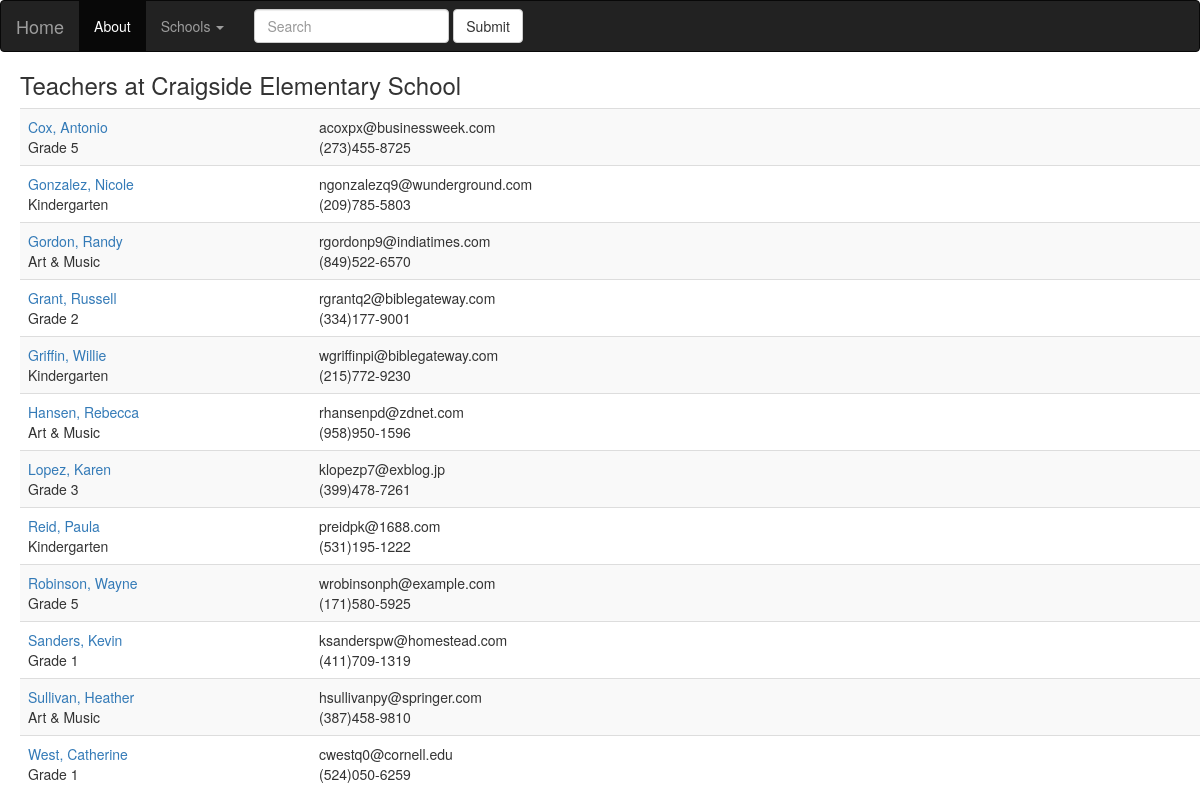
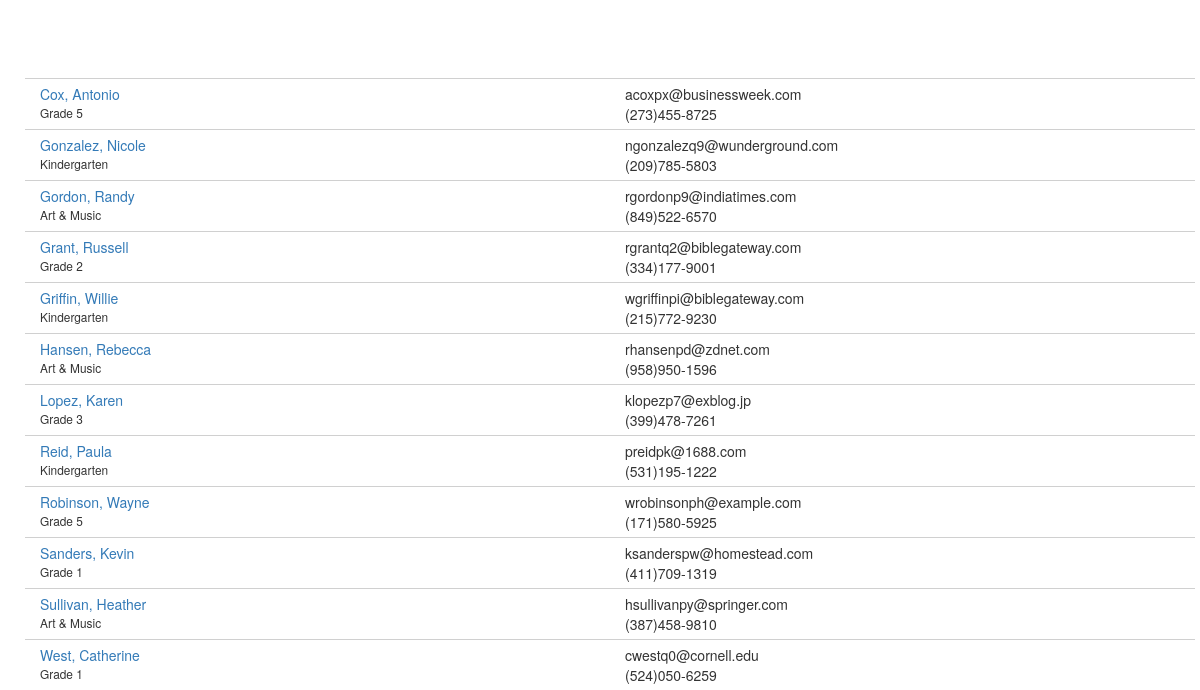
The app's page /districts/1/schools/1/teachers, older data (2 pictures, top to bottom).
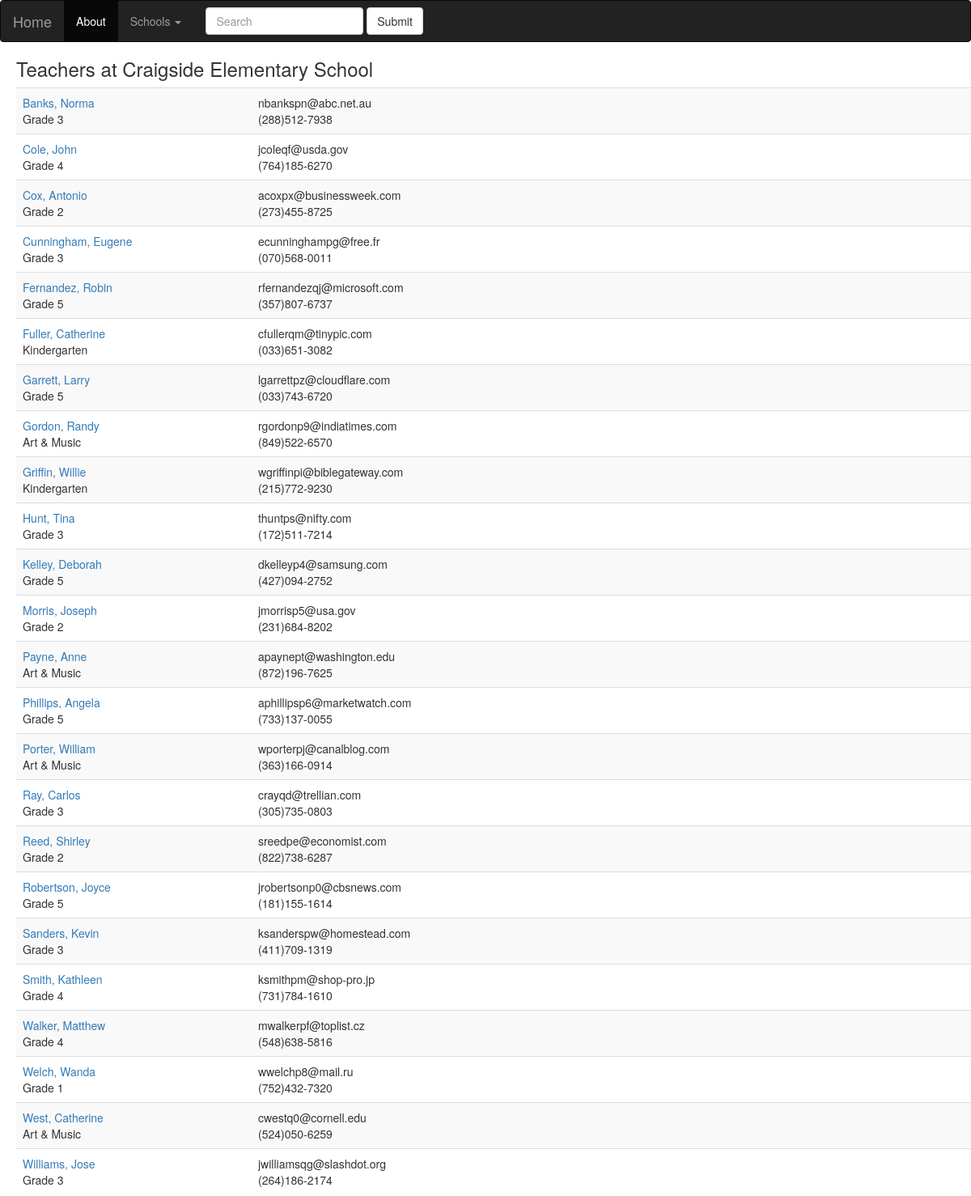
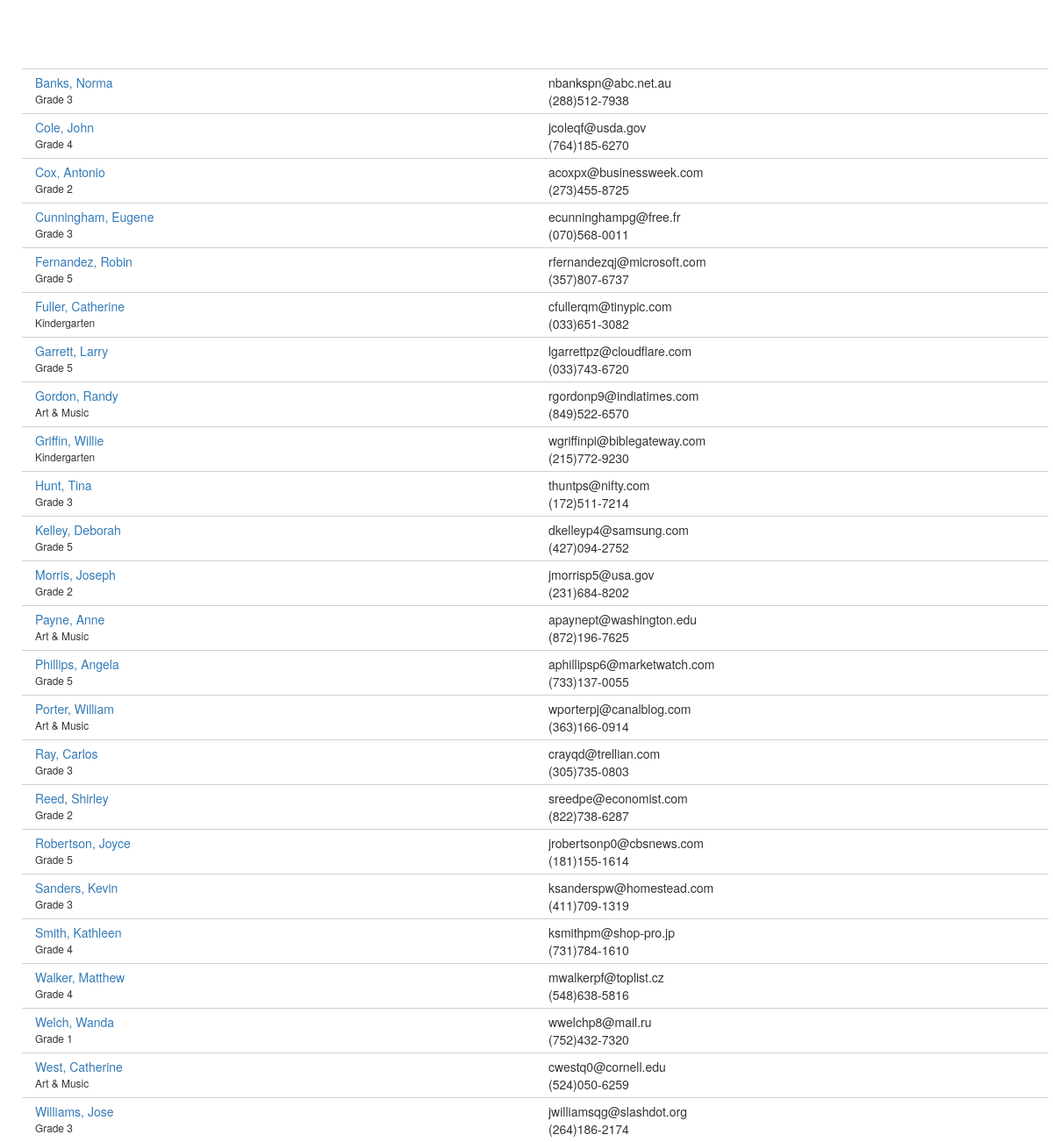
The same page, newer data (2 pictures, top to bottom).
### database_setup.py (models this page shows, shortened)
class Teacher(Base):
    __tablename__ = 'teacher'
    id = Column(Integer, primary_key=True)
    first_name = Column(String(40), nullable=False)
    last_name = Column(String(40), nullable=False)
    department = Column(String(50))
    address = Column(String(50))
    city = Column(String(50))
    state = Column(String(50))
    zip = Column(String(50))
    phone = Column(String(50))
    email = Column(String(50))
    school_id = Column(Integer, ForeignKey('school.id'))
    school = relationship('School')

### schools.py (the view)
@app.route('/districts/<int:district_id>/schools/<int:school_id>/teachers')
def showAllTeachers(district_id, school_id):
    school = session.query(School).filter_by(id=school_id).one()
    teachers = session.query(Teacher).filter_by(school_id=school_id).all()
    return render_template('teachers.html', district_id=district_id, school=school, teachers=teachers)

### templates/teachers.html (shortened to what this page needs)
{% extends "base.html" %}
{% block content %}
<h3>Teachers at {{school.name}}</h3>
<table class="table table-striped">
{% for teacher in teachers %}
<tr>
	<td>
		<table style="width:50%">
			<tr>
				<td style="width:50%"><a href='{{url_for('showTeacher', district_id=district_id, school_id=school.id, teacher_id=teacher.id)}}'>{{teacher.last_name}}, {{teacher.first_name}}</a></td>
				<td style="width:50%; margin-left:50px;">{{teacher.email}}</td>
			</tr>
			<tr>
				<td style="width:50%">{{teacher.department}}</td>
				<td style="width:50%; margin-left:50px;">{{teacher.phone}}</td>
			</tr>
		</table>
	</td>
</tr>
{% endfor %}
</table>
<p>&nbsp;</p>
<p>&nbsp;</p>
{% for teacher in teachers %}
<div class="container">
    <div class="row" style="border-top: 1px solid #d0d0d0; padding-top: 5px;">
        <div class="col-sm-6"><a href='{{url_for('showTeacher', district_id=district_id, school_id=school.id, teacher_id=teacher.id)}}'>{{teacher.last_name}}, {{teacher.first_name}}</a></div>
        <div class="col-sm-6">{{teacher.email}}</div>
    </div>
    <div class="row" style="padding-bottom: 5px;">
        <div class="col-sm-6" style="font-size:85%;">{{teacher.department}}</div>
        <div class="col-sm-6">{{teacher.phone}}</div>
    </div>
</div>
{% endfor %}
{% endblock %}

Row changes from the older to the newer data that the page shows:
no longer on this page (row edited): Teacher: last_name "Gonzalez", first_name "Nicole", email "ngonzalezq9@wunderground.com", department "Kindergarten", phone "(209)785-5803"
no longer on this page (row edited): Teacher: last_name "Grant", first_name "Russell", email "rgrantq2@biblegateway.com", department "Grade 2", phone "(334)177-9001"
no longer on this page (row edited): Teacher: last_name "Hansen", first_name "Rebecca", email "rhansenpd@zdnet.com", department "Art & Music", phone "(958)950-1596"
no longer on this page (row edited): Teacher: last_name "Lopez", first_name "Karen", email "klopezp7@exblog.jp", department "Grade 3", phone "(399)478-7261"
no longer on this page (row edited): Teacher: last_name "Reid", first_name "Paula", email "preidpk@1688.com", department "Kindergarten", phone "(531)195-1222"
no longer on this page (row edited): Teacher: last_name "Robinson", first_name "Wayne", email "wrobinsonph@example.com", department "Grade 5", phone "(171)580-5925"
no longer on this page (row edited): Teacher: last_name "Sullivan", first_name "Heather", email "hsullivanpy@springer.com", department "Art & Music", phone "(387)458-9810"
now on this page (row edited): Teacher: last_name "Banks", first_name "Norma", email "nbankspn@abc.net.au", department "Grade 3", phone "(288)512-7938"
now on this page (row edited): Teacher: last_name "Cole", first_name "John", email "jcoleqf@usda.gov", department "Grade 4", phone "(764)185-6270"
changed Teacher "Cox": department "Grade 5" → "Grade 2"
now on this page (row edited): Teacher: last_name "Cunningham", first_name "Eugene", email "ecunninghampg@free.fr", department "Grade 3", phone "(070)568-0011"
now on this page (row edited): Teacher: last_name "Fernandez", first_name "Robin", email "rfernandezqj@microsoft.com", department "Grade 5", phone "(357)807-6737"
now on this page (row edited): Teacher: last_name "Fuller", first_name "Catherine", email "cfullerqm@tinypic.com", department "Kindergarten", phone "(033)651-3082"
now on this page (row edited): Teacher: last_name "Garrett", first_name "Larry", email "lgarrettpz@cloudflare.com", department "Grade 5", phone "(033)743-6720"
now on this page (row edited): Teacher: last_name "Hunt", first_name "Tina", email "thuntps@nifty.com", department "Grade 3", phone "(172)511-7214"
now on this page (row edited): Teacher: last_name "Kelley", first_name "Deborah", email "dkelleyp4@samsung.com", department "Grade 5", phone "(427)094-2752"
now on this page (row edited): Teacher: last_name "Morris", first_name "Joseph", email "jmorrisp5@usa.gov", department "Grade 2", phone "(231)684-8202"
now on this page (row edited): Teacher: last_name "Payne", first_name "Anne", email "apaynept@washington.edu", department "Art & Music", phone "(872)196-7625"
now on this page (row edited): Teacher: last_name "Phillips", first_name "Angela", email "aphillipsp6@marketwatch.com", department "Grade 5", phone "(733)137-0055"
now on this page (row edited): Teacher: last_name "Porter", first_name "William", email "wporterpj@canalblog.com", department "Art & Music", phone "(363)166-0914"
now on this page (row edited): Teacher: last_name "Ray", first_name "Carlos", email "crayqd@trellian.com", department "Grade 3", phone "(305)735-0803"
now on this page (row edited): Teacher: last_name "Reed", first_name "Shirley", email "sreedpe@economist.com", department "Grade 2", phone "(822)738-6287"
now on this page (row edited): Teacher: last_name "Robertson", first_name "Joyce", email "jrobertsonp0@cbsnews.com", department "Grade 5", phone "(181)155-1614"
changed Teacher "Sanders": department "Grade 1" → "Grade 3"
now on this page (row edited): Teacher: last_name "Smith", first_name "Kathleen", email "ksmithpm@shop-pro.jp", department "Grade 4", phone "(731)784-1610"
now on this page (row edited): Teacher: last_name "Walker", first_name "Matthew", email "mwalkerpf@toplist.cz", department "Grade 4", phone "(548)638-5816"
now on this page (row edited): Teacher: last_name "Welch", first_name "Wanda", email "wwelchp8@mail.ru", department "Grade 1", phone "(752)432-7320"
changed Teacher "West": department "Grade 1" → "Art & Music"
now on this page (row edited): Teacher: last_name "Williams", first_name "Jose", email "jwilliamsqg@slashdot.org", department "Grade 3", phone "(264)186-2174"
